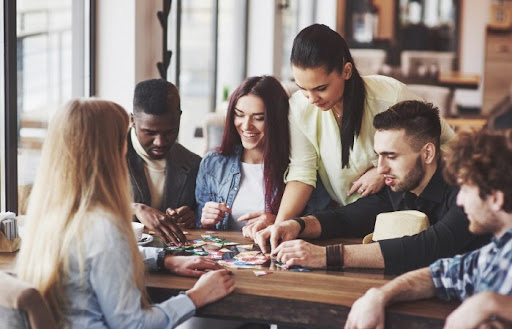
#> input picture Going_Deeper_CV_RS7_Quest/Q7_YOLO/1.png, 512 x 329 px
$ jupyter execute --allow-errors Q7_YOLO.ipynb
#> lines starting #> are read from the running program, lines starting #| are printed output that depends on the picture
Step 1. 스티커 구하기 혹은 만들기

Step 2. SSD 모델을 통해 얼굴 bounding box 찾기

Step 4. 스티커 합성 사진 생성하기

[cell 1]
import os, cv2, time
import tensorflow as tf

tf.random.set_seed(450)
#> (this line was passed over: tensorflow is not available in this run)
import tqdm
import numpy as np
import math
from itertools import product
import matplotlib.pyplot as plt

PROJECT_PATH = os.getenv('HOME')+'/aiffel/face_detector'
DATA_PATH = os.path.join(PROJECT_PATH, 'widerface')
MODEL_PATH = os.path.join(PROJECT_PATH, 'checkpoints')
TRAIN_TFRECORD_PATH = os.path.join(PROJECT_PATH, 'dataset', 'train_mask.tfrecord')
VALID_TFRECORD_PATH = os.path.join(PROJECT_PATH, 'dataset', 'val_mask.tfrecord')
CHECKPOINT_PATH = os.path.join(PROJECT_PATH, 'checkpoints')

DATASET_LEN = 12880
BATCH_SIZE = 32
IMAGE_WIDTH = 320
IMAGE_HEIGHT = 256
IMAGE_LABELS = ['background', 'face']

print(tf.__version__)

[cell 2]
# [6 lines left out: function parse_box, not called in this run]

[cell 3]
def parse_widerface(file):
    infos = []
    with open(file) as fp:
        line = fp.readline()
        while line:
            n_object = int(fp.readline())
            boxes = []
            for i in range(n_object):
                box = fp.readline().split(' ')
                x0, y0, w, h = parse_box(box)
                if (w == 0) or (h == 0):
                    continue
                boxes.append([x0, y0, w, h])
            if n_object == 0:
                box = fp.readline().split(' ')
                x0, y0, w, h = parse_box(box)
                boxes.append([x0, y0, w, h])
            infos.append((line.strip(), boxes))
            line = fp.readline()
    return infos

[cell 4]
# [7 lines left out: function process_image, not called in this run]

[cell 5]
# [27 lines left out: function xywh_to_voc, not called in this run]

[cell 6]
file_path = os.path.join(DATA_PATH, 'wider_face_split', 'wider_face_train_bbx_gt.txt')
#> (the rest of this cell did not finish here and is left out)

[cell 7]
# [32 lines left out: function make_example, not called in this run]

#> (a cell that did not finish here is left out)

[cell 9]
BOX_MIN_SIZES = [[10, 16, 24], [32, 48], [64, 96], [128, 192, 256]]
BOX_STEPS = [8, 16, 32, 64]

[cell 10]
image_sizes = (IMAGE_HEIGHT, IMAGE_WIDTH)
min_sizes = BOX_MIN_SIZES
steps= BOX_STEPS

feature_maps = [
    [math.ceil(image_sizes[0] / step), math.ceil(image_sizes[1] / step)]
    for step in steps
]
feature_maps

[cell 11]
boxes = []
for k, f in enumerate(feature_maps):
    for i, j in product(range(f[0]), range(f[1])):
        for min_size in min_sizes[k]:
            s_kx = min_size / image_sizes[1]
            s_ky = min_size / image_sizes[0]
            cx = (j + 0.5) * steps[k] / image_sizes[1]
            cy = (i + 0.5) * steps[k] / image_sizes[0]
            boxes += [cx, cy, s_kx, s_ky]

len(boxes)

[cell 12]
pretty_boxes = np.asarray(boxes).reshape([-1, 4])
print(pretty_boxes.shape)
print(pretty_boxes)

[cell 13]
def default_box():
    image_sizes = (IMAGE_HEIGHT, IMAGE_WIDTH)
    min_sizes = BOX_MIN_SIZES
    steps= BOX_STEPS
    feature_maps = [
        [math.ceil(image_sizes[0] / step), math.ceil(image_sizes[1] / step)]
        for step in steps
    ]
    boxes = []
    for k, f in enumerate(feature_maps):
        for i, j in product(range(f[0]), range(f[1])):
            for min_size in min_sizes[k]:
                s_kx = min_size / image_sizes[1]
                s_ky = min_size / image_sizes[0]
                cx = (j + 0.5) * steps[k] / image_sizes[1]
                cy = (i + 0.5) * steps[k] / image_sizes[0]
                boxes += [cx, cy, s_kx, s_ky]
    boxes = np.asarray(boxes).reshape([-1, 4])
    return boxes

[cell 14]
# [18 lines left out: function _conv_block, not called in this run]

[cell 15]
# [20 lines left out: function _depthwise_conv_block, not called in this run]

[cell 16]
# [7 lines left out: function _branch_block, not called in this run]

[cell 17]
def _create_head_block(inputs, filters):
    x = tf.keras.layers.Conv2D(filters, kernel_size=(3, 3), strides=(1, 1), padding='same')(inputs)
    return x

[cell 18]
# [6 lines left out: function _compute_heads, not called in this run]

[cell 19]
def SsdModel():
    base_channel = 16
    num_cells = [3, 2, 2, 3]
    num_class = len(IMAGE_LABELS)

    x = inputs = tf.keras.layers.Input(shape=[IMAGE_HEIGHT, IMAGE_WIDTH, 3], name='input_image')

    x = _conv_block(x, base_channel, strides=(2, 2))
    x = _conv_block(x, base_channel * 2, strides=(1, 1))
    x = _conv_block(x, base_channel * 2, strides=(2, 2))
    x = _conv_block(x, base_channel * 2, strides=(1, 1))
    x = _conv_block(x, base_channel * 4, strides=(2, 2))
    x = _conv_block(x, base_channel * 4, strides=(1, 1))
    x = _conv_block(x, base_channel * 4, strides=(1, 1))
    x = _conv_block(x, base_channel * 4, strides=(1, 1))
    x1 = _branch_block(x, base_channel)

    x = _conv_block(x, base_channel * 8, strides=(2, 2))
    x = _conv_block(x, base_channel * 8, strides=(1, 1))
    x = _conv_block(x, base_channel * 8, strides=(1, 1))
    x2 = _branch_block(x, base_channel)

    x = _depthwise_conv_block(x, base_channel * 16, strides=(2, 2))
    x = _depthwise_conv_block(x, base_channel * 16, strides=(1, 1))
    x3 = _branch_block(x, base_channel)

    x = _depthwise_conv_block(x, base_channel * 16, strides=(2, 2))
    x4 = _branch_block(x, base_channel)

    extra_layers = [x1, x2, x3, x4]

    confs = []
    locs = []

    for layer, num_cell in zip(extra_layers, num_cells):
        conf, loc = _compute_heads(layer, num_class, num_cell)
        confs.append(conf)
        locs.append(loc)

    confs = tf.keras.layers.Concatenate(axis=1, name="face_classes")(confs)
    locs = tf.keras.layers.Concatenate(axis=1, name="face_boxes")(locs)

    predictions = tf.keras.layers.Concatenate(axis=2, name='predictions')([locs, confs])

    model = tf.keras.Model(inputs=inputs, outputs=predictions, name='ssd_model')
    return model

#> (a cell that did not finish here is left out)

[cell 21]
# [57 lines left out: function _crop, not called in this run]

[cell 22]
# [23 lines left out: function _resize, not called in this run]

[cell 23]
# [14 lines left out: function _flip, not called in this run]

[cell 24]
# [15 lines left out: function _pad_to_square, not called in this run]

[cell 25]
# [7 lines left out: function _distort, not called in this run]

[cell 26]
# [11 lines left out: function _intersect, not called in this run]

[cell 27]
# [12 lines left out: function _jaccard, not called in this run]

[cell 28]
# [7 lines left out: function _encode_bbox, not called in this run]

[cell 29]
# [27 lines left out: function encode_tf, not called in this run]

[cell 30]
# [18 lines left out: function _transform_data, not called in this run]

[cell 31]
# [34 lines left out: function _parse_tfrecord, not called in this run]

[cell 32]
def load_tfrecord_dataset(tfrecord_name, train=True, boxes=None, buffer_size=1024):
    raw_dataset = tf.data.TFRecordDataset(tfrecord_name)
    raw_dataset = raw_dataset.cache()
    if train:
        raw_dataset = raw_dataset.repeat()
        raw_dataset = raw_dataset.shuffle(buffer_size=buffer_size)

    dataset = raw_dataset.map(_parse_tfrecord(train, boxes), num_parallel_calls=tf.data.experimental.AUTOTUNE)
    dataset = dataset.batch(BATCH_SIZE, drop_remainder=True)
    dataset = dataset.prefetch(buffer_size=tf.data.experimental.AUTOTUNE)
    return dataset

[cell 33]
def load_dataset(boxes, train=True, buffer_size=1024):
    if train:
        dataset = load_tfrecord_dataset(
            tfrecord_name=TRAIN_TFRECORD_PATH,
            train=train,
            boxes=boxes,
            buffer_size=buffer_size)
    else:
        dataset = load_tfrecord_dataset(
            tfrecord_name=VALID_TFRECORD_PATH,
            train=train,
            boxes=boxes,
            buffer_size=buffer_size)
    return dataset

[cell 34]
class PiecewiseConstantWarmUpDecay(tf.keras.optimizers.schedules.LearningRateSchedule):
    def __init__(self, boundaries, values, warmup_steps, min_lr, name=None):
        super(PiecewiseConstantWarmUpDecay, self).__init__()

        if len(boundaries) != len(values) - 1:
            raise ValueError(
                    "The length of boundaries should be 1 less than the"
                    "length of values")

        self.boundaries = boundaries
        self.values = values
        self.name = name
        self.warmup_steps = warmup_steps
        self.min_lr = min_lr

    # [26 lines left out: function __call__, not called in this run]

[cell 35]
def MultiStepWarmUpLR(initial_learning_rate, lr_steps, lr_rate,
                      warmup_steps=0., min_lr=0.,
                      name='MultiStepWarmUpLR'):
#> called with initial_learning_rate = 0.01, lr_rate = 0.1, warmup_steps = 2010, min_lr = 0.0001, name = 'MultiStepWarmUpLR'
    assert warmup_steps <= lr_steps[0]
    assert min_lr <= initial_learning_rate
    lr_steps_value = [initial_learning_rate]
    for _ in range(len(lr_steps)):
        lr_steps_value.append(lr_steps_value[-1] * lr_rate)
    return PiecewiseConstantWarmUpDecay(
        boundaries=lr_steps, values=lr_steps_value, warmup_steps=warmup_steps,
        min_lr=min_lr)

[cell 36]
# [10 lines left out: function hard_negative_mining, not called in this run]

[cell 37]
# [25 lines left out: function MultiBoxLoss, not called in this run]

[cell 38]
boxes = default_box()
#> (the rest of this cell did not finish here and is left out)

#> (a cell that did not finish here is left out)

[cell 40]
steps_per_epoch = DATASET_LEN // BATCH_SIZE
learning_rate = MultiStepWarmUpLR(
    initial_learning_rate=1e-2,
    lr_steps=[e*steps_per_epoch for e in [50, 70]],
    lr_rate=0.1,
    warmup_steps=5*steps_per_epoch,
    min_lr=1e-4
)
#> (the rest of this cell did not finish here and is left out)

[cell 41]
# [13 lines left out: function train_step, not called in this run]

[cell 42]
EPOCHS = 100

history100 = {
    'loss': [],
    'loc_loss': [],
    'class_loss': []
}

#> (the rest of this cell did not finish here and is left out)

## compile load

loss 함수 정의

#> (a cell that did not finish here is left out)

#> (a cell that did not finish here is left out)

### loss 그래프

[cell 45]
import matplotlib.pyplot as plt

# 훈련 및 검증 손실 시각화
plt.figure()
plt.plot(history100['loss'], label='loss')
plt.plot(history100['loc_loss'], label='loc loss')
plt.plot(history100['class_loss'], label='class loss')
plt.title('Training and Validation Loss')
plt.xlabel('Epochs')
plt.ylabel('Loss')
plt.legend()
plt.show()
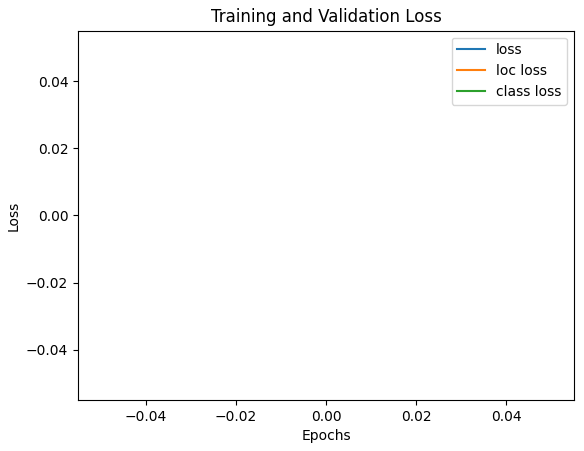
#> figure drawn by matplotlib, 1 panel

[cell 46]
# [27 lines left out: function compute_nms, not called in this run]

[cell 47]
# [4 lines left out: function decode_bbox_tf, not called in this run]

[cell 48]
# [39 lines left out: function parse_predict, not called in this run]

[cell 49]
def pad_input_image(img, max_steps):
    img_h, img_w, _ = img.shape

    img_pad_h = 0
    if img_h % max_steps > 0:
        img_pad_h = max_steps - img_h % max_steps

    img_pad_w = 0
    if img_w % max_steps > 0:
        img_pad_w = max_steps - img_w % max_steps

    padd_val = np.mean(img, axis=(0, 1)).astype(np.uint8)
    img = cv2.copyMakeBorder(img, 0, img_pad_h, 0, img_pad_w,
                             cv2.BORDER_CONSTANT, value=padd_val.tolist())
    pad_params = (img_h, img_w, img_pad_h, img_pad_w)

    return img, pad_params

[cell 50]
# [5 lines left out: function recover_pad, not called in this run]

[cell 51]
# [21 lines left out: function draw_box_on_face, not called in this run]

[cell 52]
# filepath = os.path.join(PROJECT_PATH, 'checkpoints', 'weights_epoch_008.h5')
# model.load_weights(filepath)

def detect_img(img_path_list):
    for img_path in img_path_list:

        TEST_IMAGE_PATH = os.path.join(img_path)

        img_raw = cv2.imread(TEST_IMAGE_PATH)
#> img_raw is the input picture: shape (329, 512, 3); mean B, G, R 125, 130, 143.3
        img_raw = cv2.resize(img_raw, (IMAGE_WIDTH, IMAGE_HEIGHT))
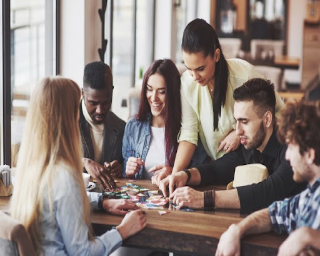
#> img_raw: shape (256, 320, 3); mean B, G, R 124.9, 129.8, 143.1
        img = np.float32(img_raw.copy())

        img = cv2.cvtColor(img, cv2.COLOR_BGR2RGB)
        img, pad_params = pad_input_image(img, max_steps=max(BOX_STEPS))
#> in pad_input_image, `padd_val = np.mean(img, axis=(0, 1)).astype(np.uint8)`: padd_val = [143, 129, 124]
#> pad_params = (256, 320, 0, 0)
        img = img / 255.0

        boxes = default_box()
        boxes = tf.cast(boxes, tf.float32)

        predictions = model.predict(img[np.newaxis, ...])

        pred_boxes, labels, scores = parse_predict(predictions, boxes)
        pred_boxes = recover_pad(pred_boxes, pad_params)

        for box_index in range(len(pred_boxes)):
            draw_box_on_face(img_raw, pred_boxes, labels, scores, box_index, IMAGE_LABELS)

        plt.imshow(cv2.cvtColor(img_raw, cv2.COLOR_BGR2RGB))
        plt.show()

[cell 53]
test_img_list = ['1.png', '2.png', '3.png', '4.png', '5.png']
detect_img(test_img_list)
#> (the call stopped at in detect_img, `boxes = tf.cast(boxes, tf.float32)`: tensorflow is not available in this run)
